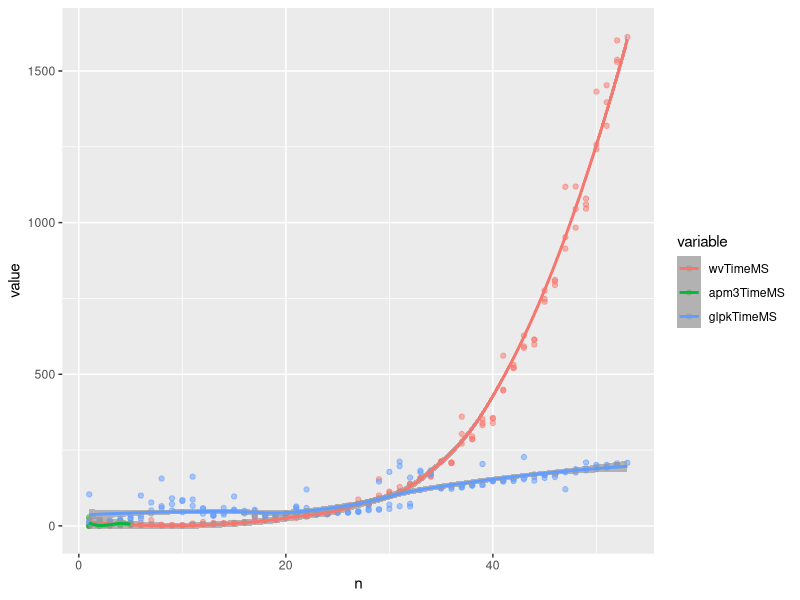
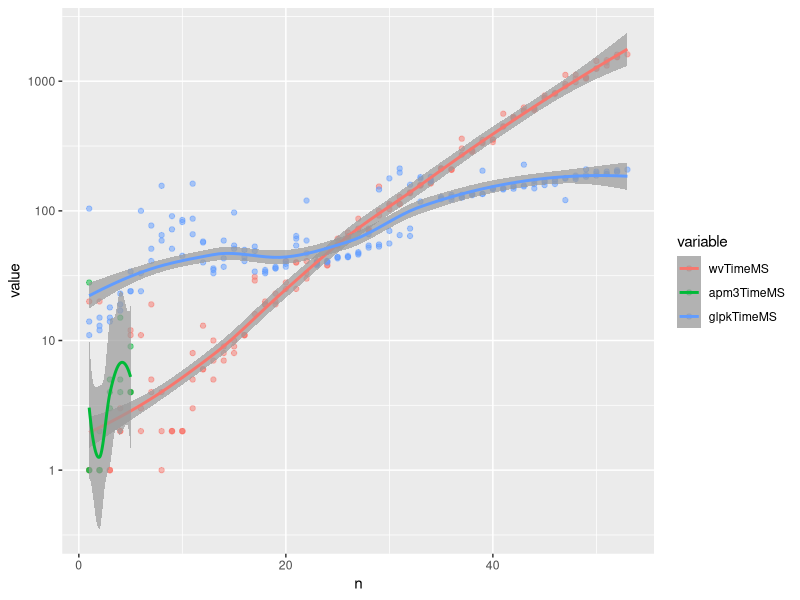

Source code (R) for these figures, in order:
library(plyr)
library(reshape)
library(ggplot2)
d <- read.table('assignmentSpeed.tsv',header=T,sep='\t')
d2 <- melt(d,id.vars=c('n'))
ggplot(data=d2,aes(x=n,y=value,color=variable)) + geom_point(alpha=0.5) + geom_smooth(alpha=0.7)
d2$value = pmax(1,d2$value)
ggplot(data=d2,aes(x=n,y=value,color=variable)) + geom_point(alpha=0.5) + geom_smooth(alpha=0.7) +  scale_y_log10()
summary(lm(log(value) ~ 0 + variable + variable:log(n),data=d2))
